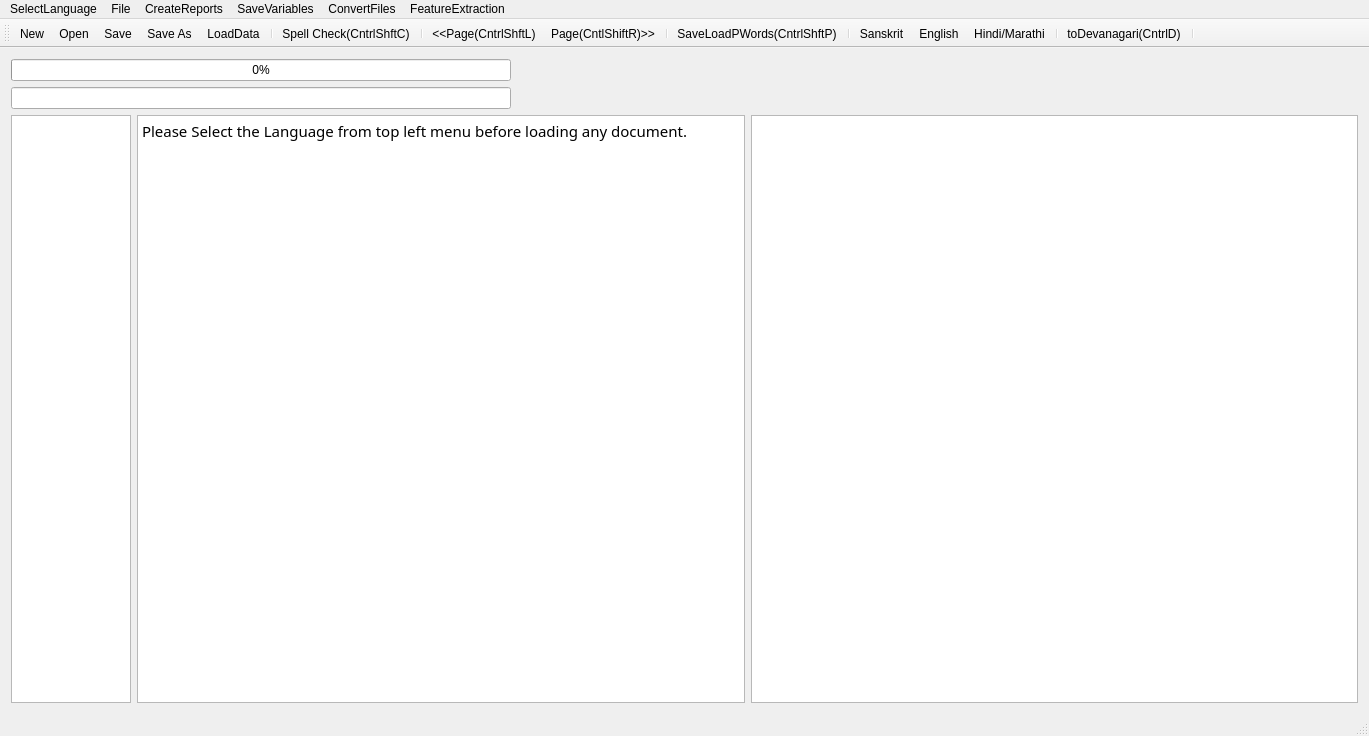
<?xml version="1.0" encoding="UTF-8"?>
<ui version="4.0">
 <class>MainWindow</class>
 <widget class="QMainWindow" name="MainWindow">
  <property name="geometry">
   <rect>
    <x>0</x>
    <y>0</y>
    <width>1369</width>
    <height>736</height>
   </rect>
  </property>
  <property name="mouseTracking">
   <bool>true</bool>
  </property>
  <property name="windowTitle">
   <string>MainWindow</string>
  </property>
  <widget class="QWidget" name="centralWidget">
   <layout class="QVBoxLayout" name="verticalLayout">
    <item>
     <widget class="QProgressBar" name="progressBar">
      <property name="maximumSize">
       <size>
        <width>500</width>
        <height>16777215</height>
       </size>
      </property>
      <property name="value">
       <number>0</number>
      </property>
      <property name="alignment">
       <set>Qt::AlignRight|Qt::AlignTrailing|Qt::AlignVCenter</set>
      </property>
     </widget>
    </item>
    <item>
     <widget class="QLineEdit" name="lineEdit">
      <property name="maximumSize">
       <size>
        <width>500</width>
        <height>16777215</height>
       </size>
      </property>
     </widget>
    </item>
    <item>
     <layout class="QHBoxLayout" name="horizontalLayout">
      <item>
       <widget class="QTextEdit" name="textEdit">
        <property name="maximumSize">
         <size>
          <width>120</width>
          <height>16777215</height>
         </size>
        </property>
        <property name="font">
         <font>
          <family>FreeSans</family>
          <italic>true</italic>
         </font>
        </property>
        <property name="sizeAdjustPolicy">
         <enum>QAbstractScrollArea::AdjustToContents</enum>
        </property>
        <property name="readOnly">
         <bool>true</bool>
        </property>
       </widget>
      </item>
      <item>
       <widget class="QTextBrowser" name="textBrowser">
        <property name="font">
         <font>
          <family>Shobhika</family>
          <pointsize>16</pointsize>
          <italic>false</italic>
         </font>
        </property>
        <property name="mouseTracking">
         <bool>true</bool>
        </property>
        <property name="sizeAdjustPolicy">
         <enum>QAbstractScrollArea::AdjustToContents</enum>
        </property>
        <property name="undoRedoEnabled">
         <bool>true</bool>
        </property>
        <property name="readOnly">
         <bool>false</bool>
        </property>
        <property name="html">
         <string>&lt;!DOCTYPE HTML PUBLIC &quot;-//W3C//DTD HTML 4.0//EN&quot; &quot;http://www.w3.org/TR/REC-html40/strict.dtd&quot;&gt;
&lt;html&gt;&lt;head&gt;&lt;meta name=&quot;qrichtext&quot; content=&quot;1&quot; /&gt;&lt;style type=&quot;text/css&quot;&gt;
p, li { white-space: pre-wrap; }
&lt;/style&gt;&lt;/head&gt;&lt;body style=&quot; font-family:'Shobhika'; font-size:16pt; font-weight:400; font-style:normal;&quot;&gt;
&lt;p style=&quot; margin-top:0px; margin-bottom:0px; margin-left:0px; margin-right:0px; -qt-block-indent:0; text-indent:0px;&quot;&gt;&lt;span style=&quot; font-family:'Ubuntu'; font-size:11pt;&quot;&gt;Please Select the Language from top left menu before loading any document.&lt;/span&gt;&lt;/p&gt;&lt;/body&gt;&lt;/html&gt;</string>
        </property>
        <property name="acceptRichText">
         <bool>true</bool>
        </property>
        <property name="textInteractionFlags">
         <set>Qt::LinksAccessibleByKeyboard|Qt::LinksAccessibleByMouse|Qt::TextBrowserInteraction|Qt::TextEditable|Qt::TextEditorInteraction|Qt::TextSelectableByKeyboard|Qt::TextSelectableByMouse</set>
        </property>
       </widget>
      </item>
      <item>
       <widget class="QGraphicsView" name="graphicsView">
        <property name="sizeAdjustPolicy">
         <enum>QAbstractScrollArea::AdjustIgnored</enum>
        </property>
        <property name="alignment">
         <set>Qt::AlignCenter</set>
        </property>
        <property name="renderHints">
         <set>QPainter::NonCosmeticDefaultPen</set>
        </property>
        <property name="dragMode">
         <enum>QGraphicsView::ScrollHandDrag</enum>
        </property>
        <property name="transformationAnchor">
         <enum>QGraphicsView::AnchorViewCenter</enum>
        </property>
        <property name="resizeAnchor">
         <enum>QGraphicsView::AnchorViewCenter</enum>
        </property>
       </widget>
      </item>
     </layout>
    </item>
   </layout>
   <zorder>lineEdit</zorder>
   <zorder>progressBar</zorder>
  </widget>
  <widget class="QMenuBar" name="menuBar">
   <property name="geometry">
    <rect>
     <x>0</x>
     <y>0</y>
     <width>1369</width>
     <height>22</height>
    </rect>
   </property>
   <widget class="QMenu" name="menuOCR_Correction_Window">
    <property name="title">
     <string>File</string>
    </property>
    <addaction name="actionNew"/>
    <addaction name="actionOpen"/>
    <addaction name="actionSave"/>
    <addaction name="actionSave_As"/>
    <addaction name="actionSpell_Check"/>
    <addaction name="actionLoad_Next_Page"/>
    <addaction name="actionLoad_Prev_Page"/>
    <addaction name="separator"/>
    <addaction name="actionLoadGDocPage"/>
    <addaction name="actionToDevanagari"/>
    <addaction name="actionLoadData"/>
    <addaction name="actionLoadDict"/>
    <addaction name="actionLoadOCRWords"/>
    <addaction name="actionLoadDomain"/>
    <addaction name="actionLoadSubPS"/>
    <addaction name="actionLoadConfusions"/>
    <addaction name="actionSugg"/>
    <addaction name="actionToSlp1"/>
   </widget>
   <widget class="QMenu" name="menuCreateReports">
    <property name="title">
     <string>CreateReports</string>
    </property>
    <addaction name="actionCreateBest2OCR"/>
    <addaction name="actionCreateSuggestionLog"/>
    <addaction name="actionCreateSuggestionLogNearestPriority"/>
    <addaction name="actionErrorDetectionRep"/>
    <addaction name="actionErrorDetectWithoutAdaptation"/>
    <addaction name="actionErrorDetectionRepUniq"/>
   </widget>
   <widget class="QMenu" name="menuSaveVariables">
    <property name="title">
     <string>SaveVariables</string>
    </property>
    <addaction name="actionCPair"/>
    <addaction name="actionPrimarySecOCRPair"/>
    <addaction name="actionCPairIEROcrVsCorrect"/>
    <addaction name="actionCPairGEROcrVsCorrect"/>
   </widget>
   <widget class="QMenu" name="menuConvertFiles">
    <property name="title">
     <string>ConvertFiles</string>
    </property>
    <addaction name="actionToSlp1_2"/>
    <addaction name="actionToDev"/>
    <addaction name="actionExtractDev"/>
    <addaction name="actionEditDistRep"/>
    <addaction name="actionConfusionFreqHist"/>
    <addaction name="actionFilterOutGT50EditDisPairs"/>
   </widget>
   <widget class="QMenu" name="menuFeatureExtraction">
    <property name="title">
     <string>FeatureExtraction</string>
    </property>
    <addaction name="actionPrepareFeatures"/>
   </widget>
   <widget class="QMenu" name="menuSelectLanguage">
    <property name="title">
     <string>SelectLanguage</string>
    </property>
    <addaction name="actionSanskrit"/>
    <addaction name="actionHindi"/>
    <addaction name="actionEnglish"/>
   </widget>
   <addaction name="menuSelectLanguage"/>
   <addaction name="menuOCR_Correction_Window"/>
   <addaction name="menuCreateReports"/>
   <addaction name="menuSaveVariables"/>
   <addaction name="menuConvertFiles"/>
   <addaction name="menuFeatureExtraction"/>
  </widget>
  <widget class="QToolBar" name="mainToolBar">
   <attribute name="toolBarArea">
    <enum>TopToolBarArea</enum>
   </attribute>
   <attribute name="toolBarBreak">
    <bool>false</bool>
   </attribute>
   <addaction name="actionNew"/>
   <addaction name="actionOpen"/>
   <addaction name="actionSave"/>
   <addaction name="actionSave_As"/>
   <addaction name="actionLoadData"/>
   <addaction name="separator"/>
   <addaction name="actionSpell_Check"/>
   <addaction name="separator"/>
   <addaction name="actionLoad_Prev_Page"/>
   <addaction name="actionLoad_Next_Page"/>
   <addaction name="separator"/>
   <addaction name="actionLoadGDocPage"/>
   <addaction name="separator"/>
   <addaction name="actionSanskrit"/>
   <addaction name="actionEnglish"/>
   <addaction name="actionHindi"/>
   <addaction name="separator"/>
   <addaction name="actionToDevanagari"/>
   <addaction name="separator"/>
  </widget>
  <widget class="QStatusBar" name="statusBar"/>
  <action name="actionOpen">
   <property name="icon">
    <iconset resource="AppResources.qrc">
     <normaloff>:/Images/open.png</normaloff>:/Images/open.png</iconset>
   </property>
   <property name="text">
    <string>Open</string>
   </property>
   <property name="shortcut">
    <string>Ctrl+O</string>
   </property>
  </action>
  <action name="actionSave">
   <property name="icon">
    <iconset resource="AppResources.qrc">
     <normaloff>:/Images/save.png</normaloff>:/Images/save.png</iconset>
   </property>
   <property name="text">
    <string>Save</string>
   </property>
   <property name="shortcut">
    <string>Ctrl+S</string>
   </property>
  </action>
  <action name="actionSave_As">
   <property name="icon">
    <iconset resource="AppResources.qrc">
     <normaloff>:/Images/save-as.png</normaloff>:/Images/save-as.png</iconset>
   </property>
   <property name="text">
    <string>Save As</string>
   </property>
   <property name="shortcut">
    <string>Ctrl+Shift+S</string>
   </property>
  </action>
  <action name="actionNew">
   <property name="icon">
    <iconset resource="AppResources.qrc">
     <normaloff>:/Images/New.png</normaloff>:/Images/New.png</iconset>
   </property>
   <property name="text">
    <string>New</string>
   </property>
   <property name="shortcut">
    <string>Ctrl+N</string>
   </property>
  </action>
  <action name="actionSpell_Check">
   <property name="text">
    <string>Spell Check(CntrlShftC)</string>
   </property>
   <property name="shortcut">
    <string>Ctrl+Shift+C</string>
   </property>
  </action>
  <action name="actionLoad_Next_Page">
   <property name="text">
    <string>Page(CntlShiftR)&gt;&gt;</string>
   </property>
   <property name="toolTip">
    <string>Page(CntlShiftR)&gt;&gt;</string>
   </property>
   <property name="shortcut">
    <string>Ctrl+Shift+R</string>
   </property>
  </action>
  <action name="actionLoad_Prev_Page">
   <property name="text">
    <string>&lt;&lt;Page(CntrlShftL)</string>
   </property>
   <property name="toolTip">
    <string>&lt;&lt;Page(CntrlShftL)</string>
   </property>
   <property name="shortcut">
    <string>Ctrl+Shift+L</string>
   </property>
  </action>
  <action name="actionLoadGDocPage">
   <property name="text">
    <string>Save&amp;LoadPWords(CntrlShftP)</string>
   </property>
   <property name="shortcut">
    <string>Ctrl+Shift+P</string>
   </property>
  </action>
  <action name="actionToDevanagari">
   <property name="text">
    <string>toDevanagari(CntrlD)</string>
   </property>
   <property name="shortcut">
    <string>Ctrl+D</string>
   </property>
  </action>
  <action name="actionLoadData">
   <property name="text">
    <string>LoadData</string>
   </property>
  </action>
  <action name="actionLoadDict">
   <property name="text">
    <string>LoadDict</string>
   </property>
  </action>
  <action name="actionLoadOCRWords">
   <property name="text">
    <string>LoadOCRWords</string>
   </property>
  </action>
  <action name="actionLoadDomain">
   <property name="text">
    <string>LoadDomain</string>
   </property>
  </action>
  <action name="actionLoadSubPS">
   <property name="text">
    <string>LoadSubPS</string>
   </property>
  </action>
  <action name="actionLoadConfusions">
   <property name="text">
    <string>LoadConfusions</string>
   </property>
  </action>
  <action name="actionSugg">
   <property name="text">
    <string>sugg</string>
   </property>
   <property name="shortcut">
    <string>Menu</string>
   </property>
  </action>
  <action name="actionCreateBest2OCR">
   <property name="text">
    <string>CreateBest2OCR</string>
   </property>
  </action>
  <action name="actionToSlp1">
   <property name="text">
    <string>toSlp1</string>
   </property>
   <property name="shortcut">
    <string>Ctrl+G</string>
   </property>
  </action>
  <action name="actionCreateSuggestionLog">
   <property name="text">
    <string>CreateSuggestionLog</string>
   </property>
  </action>
  <action name="actionCreateSuggestionLogNearestPriority">
   <property name="text">
    <string>CreateSuggestionLogNearestPriority</string>
   </property>
  </action>
  <action name="actionErrorDetectionRep">
   <property name="text">
    <string>ErrorDetectionRep</string>
   </property>
  </action>
  <action name="actionErrorDetectWithoutAdaptation">
   <property name="text">
    <string>ErrorDetectWithoutAdaptation</string>
   </property>
  </action>
  <action name="actionCPair">
   <property name="text">
    <string>CPair</string>
   </property>
  </action>
  <action name="actionToSlp1_2">
   <property name="text">
    <string>toSlp1</string>
   </property>
  </action>
  <action name="actionToDev">
   <property name="text">
    <string>toDev</string>
   </property>
  </action>
  <action name="actionExtractDev">
   <property name="text">
    <string>ExtractDevWords</string>
   </property>
   <property name="toolTip">
    <string>ExtractDevWords</string>
   </property>
  </action>
  <action name="actionPrimarySecOCRPair">
   <property name="text">
    <string>PrimarySecOCRPairs</string>
   </property>
  </action>
  <action name="actionCPairIEROcrVsCorrect">
   <property name="text">
    <string>CPairIEROcrVsCorrect</string>
   </property>
  </action>
  <action name="actionEditDistRep">
   <property name="text">
    <string>EditDistRep</string>
   </property>
  </action>
  <action name="actionConfusionFreqHist">
   <property name="text">
    <string>ConfusionFreqHist</string>
   </property>
  </action>
  <action name="actionCPairGEROcrVsCorrect">
   <property name="text">
    <string>CPairGEROcrVsCorrect</string>
   </property>
  </action>
  <action name="actionFilterOutGT50EditDisPairs">
   <property name="text">
    <string>FilterOutGT50EditDisPairs</string>
   </property>
  </action>
  <action name="actionPrepareFeatures">
   <property name="text">
    <string>PrepareFeatures</string>
   </property>
  </action>
  <action name="actionErrorDetectionRepUniq">
   <property name="text">
    <string>ErrorSuggRepUniq</string>
   </property>
  </action>
  <action name="actionSanskrit">
   <property name="text">
    <string>Sanskrit</string>
   </property>
  </action>
  <action name="actionHindi">
   <property name="text">
    <string>Hindi/Marathi</string>
   </property>
  </action>
  <action name="actionEnglish">
   <property name="text">
    <string>English</string>
   </property>
   <property name="toolTip">
    <string>English</string>
   </property>
  </action>
   <action name="actionBold">
   <property name="text">
    <string>Bold</string>
   </property>
  </action>
  <action name="actionSuper">
   <property name="text">
    <string>Superscript</string>
   </property>
  </action>
  <action name="actionSub">
  <property name="text">
    <string>Subscript</string>
   </property>
  </action>
 </widget>
 <layoutdefault spacing="6" margin="11"/>
 <tabstops>
  <tabstop>textBrowser</tabstop>
  <tabstop>graphicsView</tabstop>
 </tabstops>
 <resources>
  <include location="AppResources.qrc"/>
 </resources>
 <connections/>
</ui>
